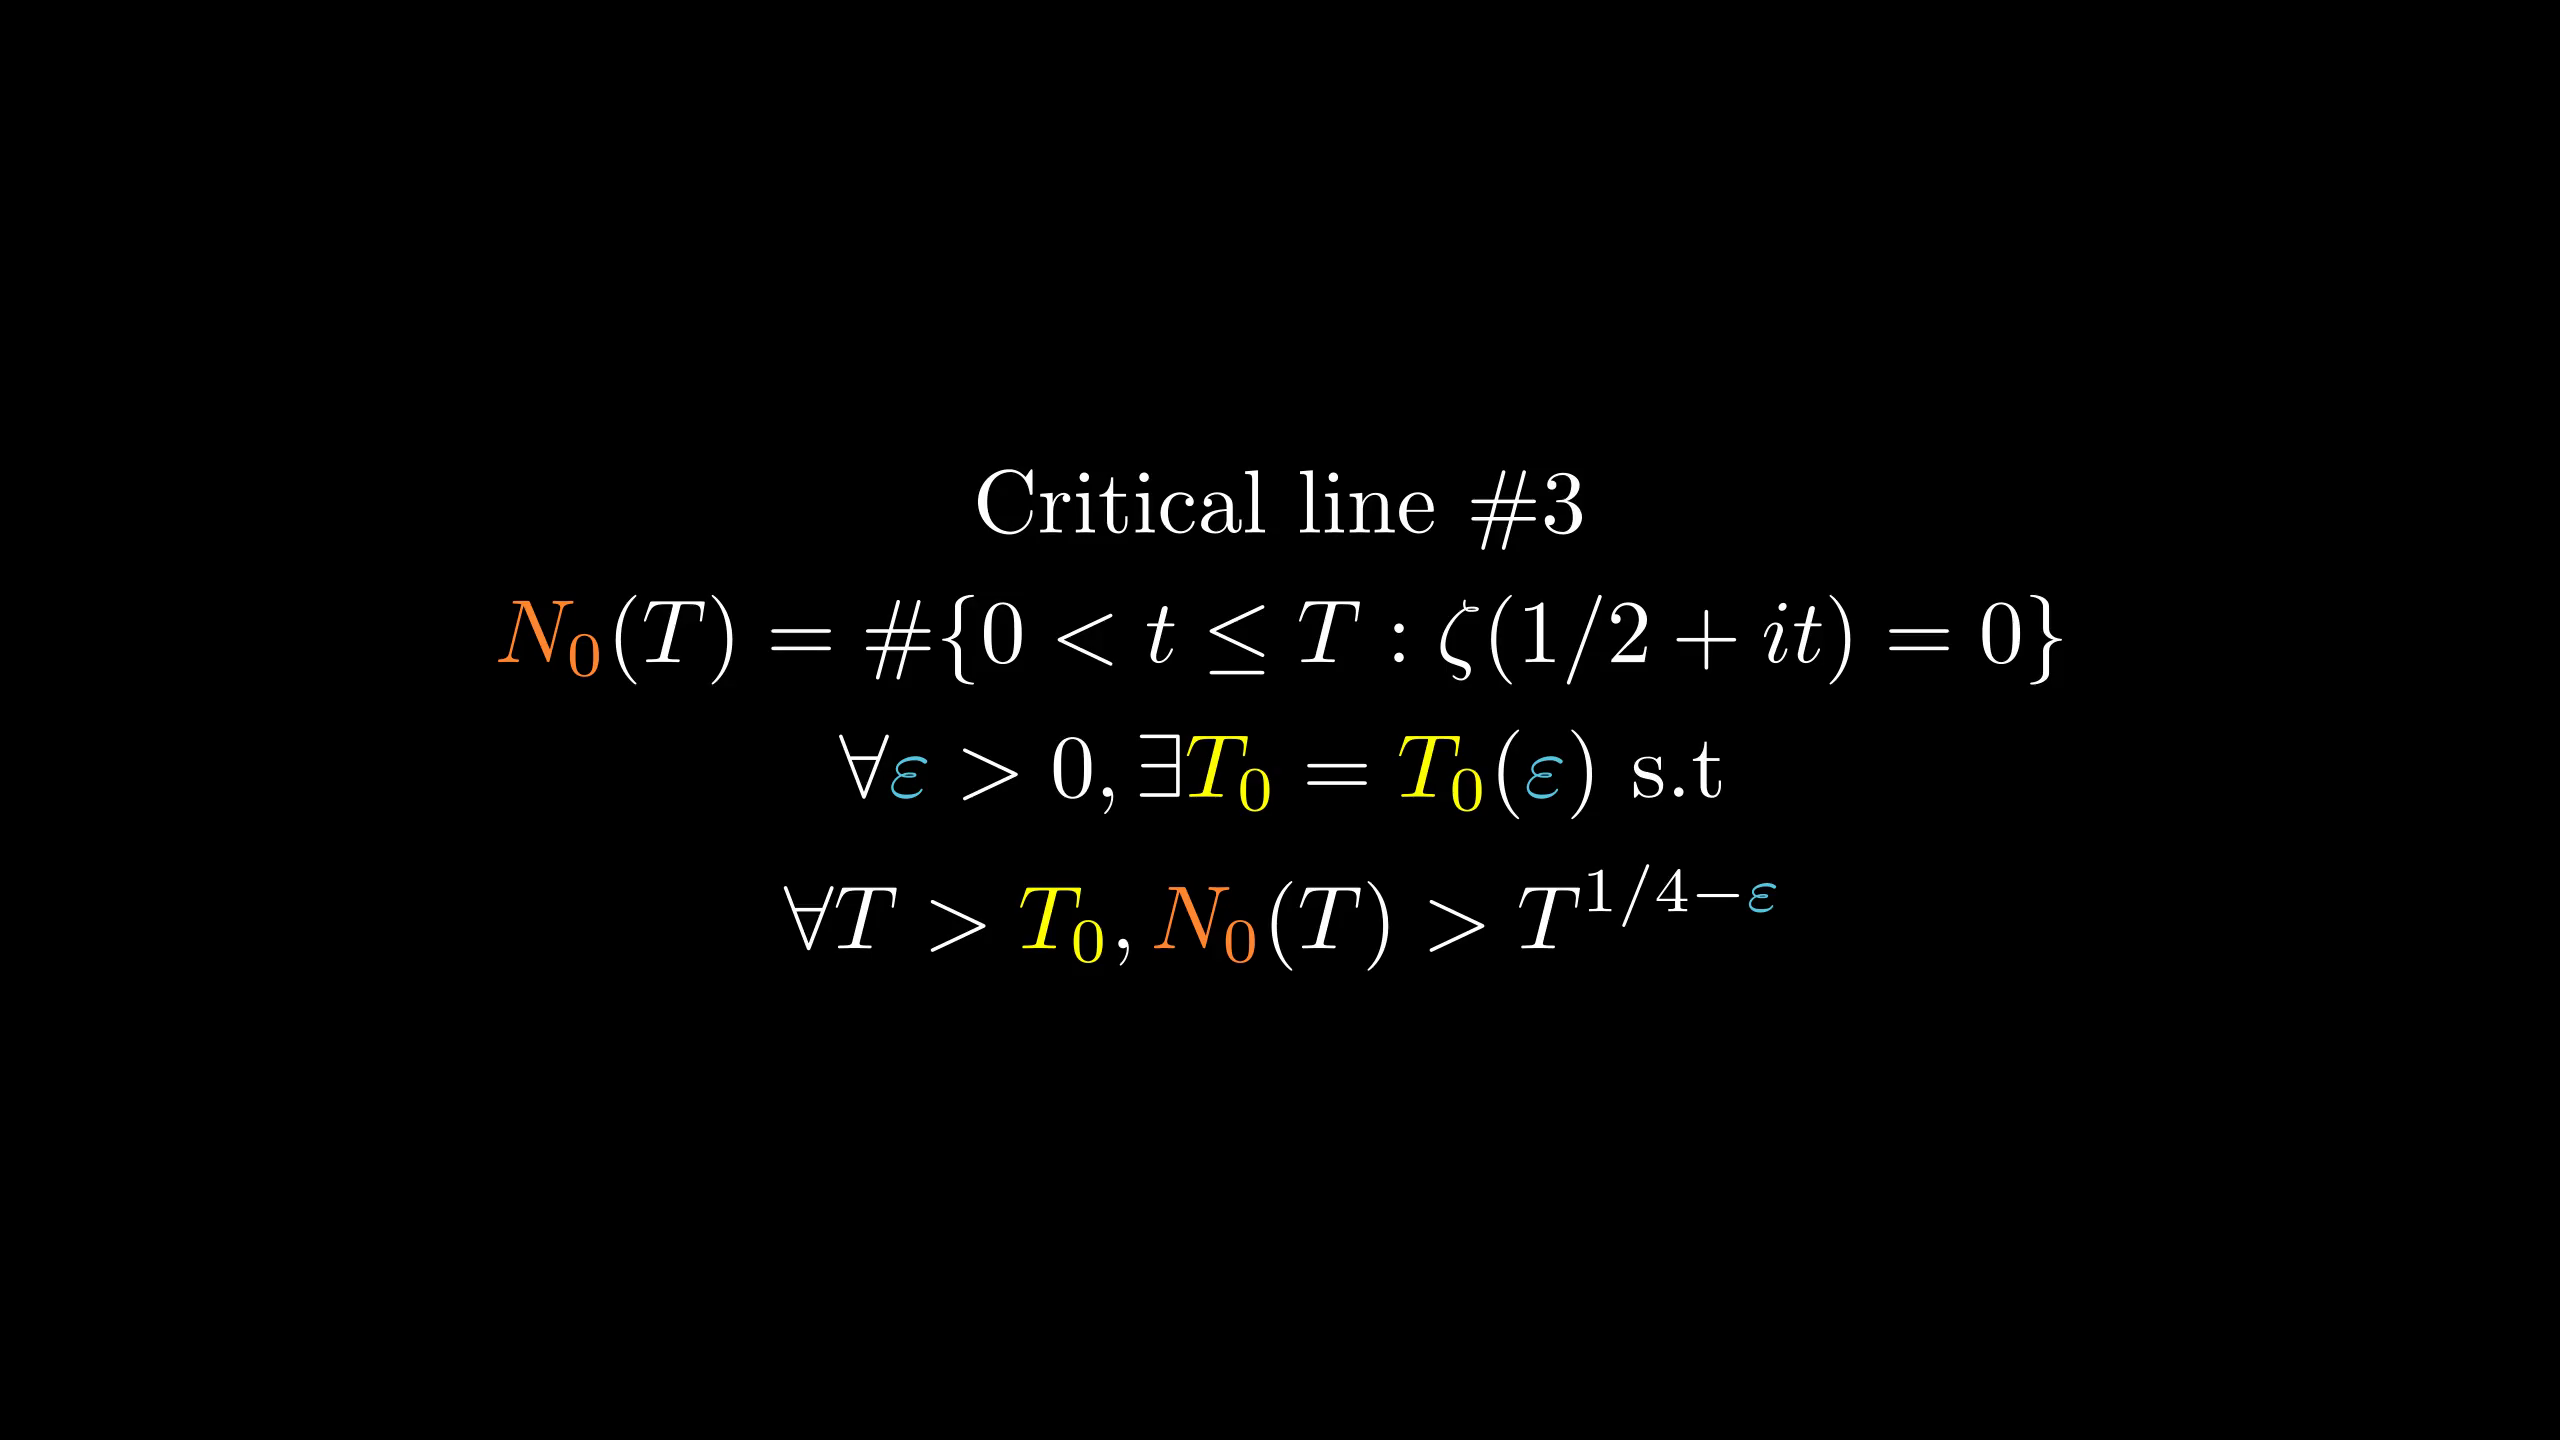

Generate this figure with Python:
from manimlib.imports import *

class FooScene(Scene):
    def construct(self):
        mp={r"N_0":ORANGE,r"T_0":YELLOW,r"\varepsilon":BLUE}
        tit=TextMobject(r"Critical line \#3")
        eqn=TexMobject(r"N_0(T)=\#\{0<t\le T:\zeta(1/2+it)=0\}",
                tex_to_color_map=mp)
        eqn2=TexMobject(r"\forall\varepsilon>0,\exists T_0=T_0(\varepsilon)\text{ s.t}",
                tex_to_color_map=mp)
        eqn3=TexMobject(r"\forall{T}>T_0,N_0({T})>{T}^{1/4-\varepsilon}",
                tex_to_color_map=mp)
        self.add(VGroup(tit,eqn,eqn2,eqn3).arrange(DOWN))
        self.wait()
